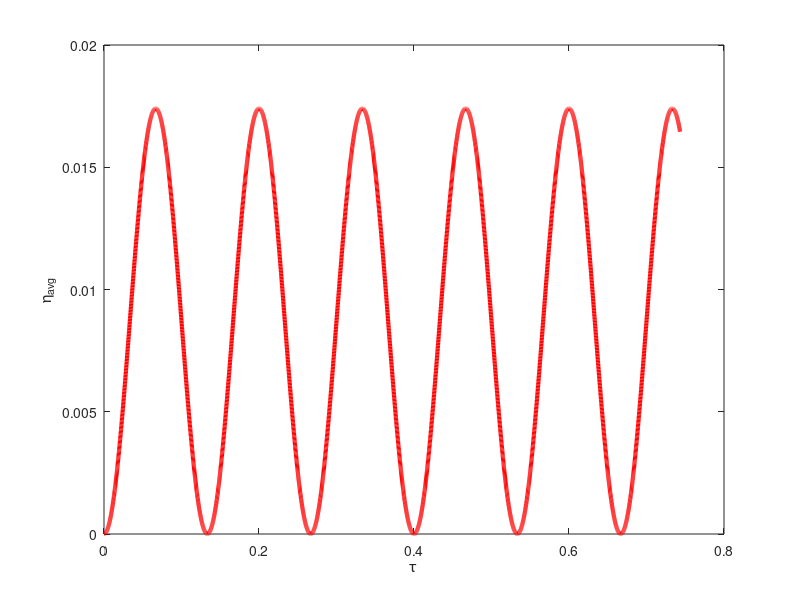

Reproduce this figure in MATLAB. (Note: this script raises an error after producing the figure.)
%%%%%%%%%%%%%%%%%%%%%%%%%%%%%%%%%%%%%%%%%%%%%%%
%%% Script to solve the simple example
%%%     for model inadequecy
%%%%%%%%%%%%%%%%%%%%%%%%%%%%%%%%%%%%%%%%%%
clear all
close all
clc


%% Parameters
kappa = 0.0195174;   %--- sec/m
sigma = 52.1;        %--- sec/m
gamma = kappa/sigma;
L = 50e-6;           %--- m
C = 0.03134;         %--- F/m2
a = 4.19956e7/C;     %--- m
V0 = 1.25;           %--- volt
Iunscaled = 200;     %--- Amp/m^2
Ls = 25e-6;          %--- m
kappa_s = 0.0311627; %--- sec/m
Time = 4;            %--- sec

Nt = 5000;            %--- number of time steps
Nx = 1500;            %--- number of space steps


%% Domain
t = linspace(0,Time , Nt);  %--- sec
x = linspace(0,L , Nx);

% convert to nondimesional values
tau = (kappa*sigma/(kappa+sigma))*(1/(a*C*L^2)) .* t;
xi = x ./ L;
Nxi = Nx ; Ntau = Nt;

%% Applied Current

t_conv = a*C*L^2*(kappa+sigma)/(kappa*sigma);

Iamp = (Iunscaled*(L/V0)*((kappa+sigma)/(sigma*kappa)));
% Ins = Iamp*square(6*pi*tau');
Ins = Iamp*sin(15*pi*tau');
I = Ins';
%I = smooth(Ins,'moving');

%%========================================================
%% Solution of LF model

% compute eta avg
eta_bar(1) = tau(1)*I(1);
for i = 2 : size(tau,2)
    eta_bar(i) = trapz(tau(1:i),I(1:i));
end
figure
plot(tau,eta_bar,'r','LineWidth',3);
xlabel('\tau'); ylabel('\eta_{avg}');
prop_plots


for i = 1 : size(tau,2) % time
    for j = 1 : size(xi,2) % space
        etaLF(j,i) = (I(i)/2)*xi(j)^2 - ((I(i)*gamma)/(1+gamma))*xi(j) + eta_bar(i) - I(i)/6 + (I(i)*gamma)/(2*I(i)+2*gamma);
    end
end

%%========================================================
%% Solution of HF model
%
% Neumann BCs:
%-- alpha at xi=0
alpha = -I.*(gamma/(1+gamma));
%-- beta at xi=1
beta  =  I.*(1/(1+gamma));

% IC:
eta0(:,1) = 0;

% solving HF pde+bc using finite difference
etaHF = fdm(tau(1),tau(end),xi(1),xi(end), Ntau,Nxi, alpha, beta, eta0);

%%========================================================
%% QoI: Vcell
etaHF_xi0 = etaHF(1,:);
etaHF_xi1 = etaHF(end,:);
etaLF_xi0 = etaLF(1,:);
etaLF_xi1 = etaLF(end,:);

V_elecHF = ((1+2*gamma)/(1+gamma))*etaHF_xi1 - (gamma/(1+gamma))*etaHF_xi0 - (gamma/(1+gamma)^2)*I;
V_elecLF = ((1+2*gamma)/(1+gamma))*etaLF_xi1 - (gamma/(1+gamma))*etaLF_xi0 - (gamma/(1+gamma)^2)*I;

B = (Ls/kappa_s)*(kappa*sigma/(L*(kappa+sigma)));

V_cellHF = 1 - 0.5*B*I - V_elecHF;
V_cellLF = 1 - 0.5*B*I - V_elecLF;

figure
plot(tau,V_cellHF,'b','LineWidth',3); hold on
plot(tau,V_cellLF,'r','LineWidth',3);
legend('HF model', 'LF model')
xlabel('\tau'); 
ylabel('$$QoI = V^{\rm cell}$$','Interpreter','LaTex')
prop_plots


%% Error in Velectrod

error_Velec = V_elecHF - V_elecLF;

figure
plot(tau,error_Velec,'b','LineWidth',3); hold on
xlabel('\tau'); ylabel('\epsilon_{Velec}');
prop_plots

%%========================================================
%% Save in data file
M = [tau' I' error_Velec'];
csvwrite('error_in_qoi_sinI.txt',M);


